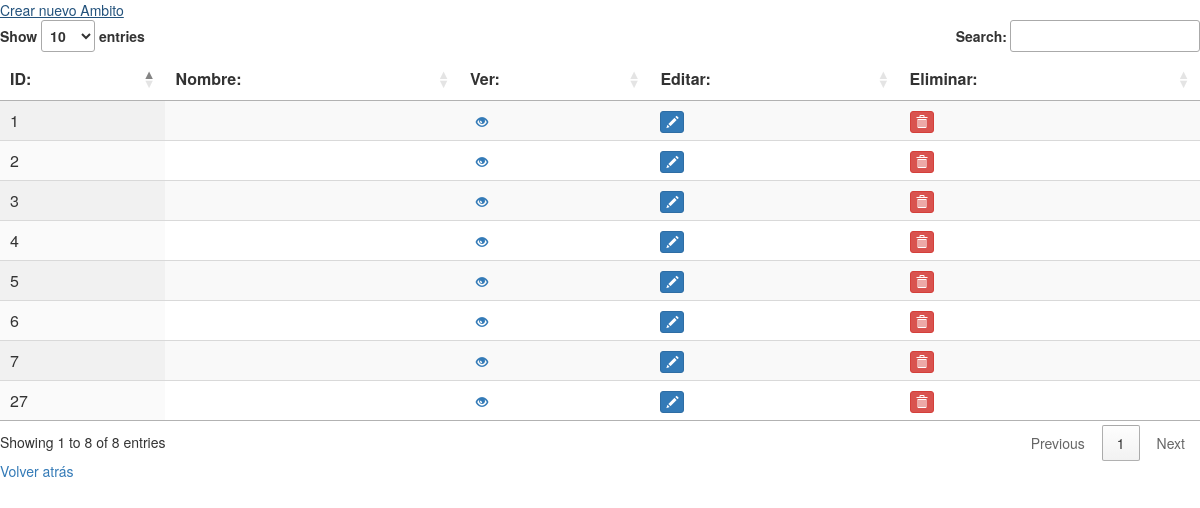
The app's page /index/ambito/, older data.
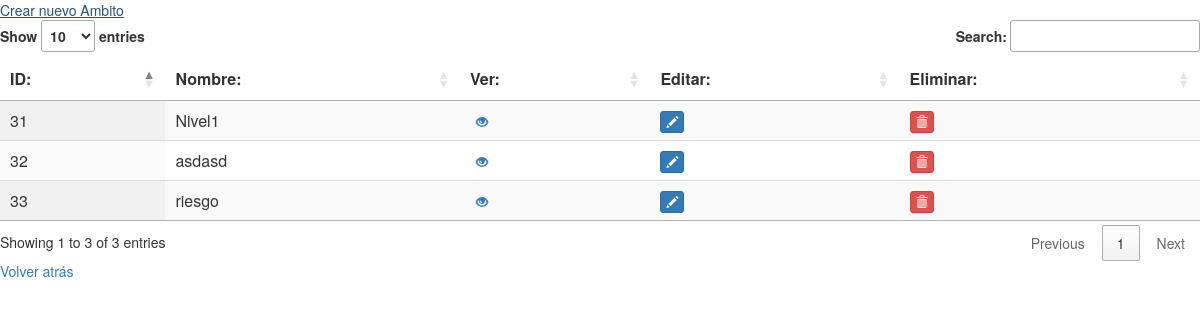
The same page, newer data.
### ModelsMaster/models.py (models this page shows)
class Ambito(models.Model):
    id_am=models.AutoField(primary_key=True, db_column="id_Ambito")
    str_am_nombre=models.CharField(max_length=256, null=False, blank=False, db_column="Nombre")
    str_am_descripcion=models.CharField(max_length=256, null=True, blank=True, db_column="Descripcion")
    bool_am_eliminado=models.BooleanField(default=False, db_column="eliminado")
    class Meta:
        db_table = "ambitos"

### ModelsMaster/views.py (the view)
# urls.py: path('', views.index),
    def index(request):
        all = Ambito.objects.filter(bool_am_eliminado=False)
        args = {
            "ambitos":all
        }
        return render(request, 'Ambitos/index.html', args)

### ModelsMaster/templates/Ambitos/index.html (shortened to what this page needs)
{% extends '../base_index.html' %}
    {% block thead %}
    <th> ID: </th>
    <th> Nombre:</th>
    <th> Ver:</th>
    <th> Editar:</th>
    <th> Eliminar:</th>
    {% endblock %}
    {% block body %}
    <a href="/new/ambito">Crear nuevo Ambito</a>
    {% endblock %}
    {% block tbody %}
        {% if ambitos %}
            {% for ambito in ambitos %}
            <tr>
                <td>{{ambito.id_am}}</td>
                <td>{{ambito.str_am_nombre}}</td>
                <td><a class="btn btn-xs glyphicon glyphicon-eye-open" href="/show/ambito/{{ambito.id_am}}"></a></td>
                <td><a class="btn btn-primary btn-xs glyphicon glyphicon-pencil" href="/edit/ambito/{{ambito.id_am}}"></a></td>
                <td><a class="btn btn-danger btn-xs glyphicon glyphicon-trash" href="/delete/ambito/{{ambito.id_am}}"></a></td>
            </tr>
            {% endfor %}
        {% else %}
            <h2>No se han encontrado ningún ambito creado</h2>
        {% endif %}
    {% endblock %}

### ModelsMaster/templates/base_index.html (shortened to what this page needs)
{% load static %}
<html>
    <head>
        <link rel="stylesheet" href="https://maxcdn.bootstrapcdn.com/bootstrap/3.4.1/css/bootstrap.min.css">
        <link rel="stylesheet" href="https://cdn.datatables.net/1.10.21/css/jquery.dataTables.min.css">
    </head>
    <body>
        {% block body %}
        {% endblock %}
        <br>
        <table id="myTable" class="display">
            <thead>
                <tr>
                {% block thead %}
                {% endblock %}
                </tr>
            </thead>
            <tbody>
                {% block tbody %}
                {% endblock %}
            </tbody>
        </table>
        <a href="/">Volver atrás</a>
    </body>
</html>

Row changes from the older to the newer data that the page shows:
removed Ambito: id_am "1"
removed Ambito: id_am "2"
removed Ambito: id_am "3"
removed Ambito: id_am "4"
removed Ambito: id_am "5"
removed Ambito: id_am "6"
removed Ambito: id_am "7"
removed Ambito: id_am "27"
added Ambito: id_am "31", str_am_nombre "Nivel1"
added Ambito: id_am "32", str_am_nombre "asdasd"
added Ambito: id_am "33", str_am_nombre "riesgo"
Text that changed along with them:
text written by a page script: "Show entries Search: Showing 1 to 8 of 8 entries Previous 1 Next" → "Show entries Search: Showing 1 to 3 of 3 entries Previous 1 Next"
